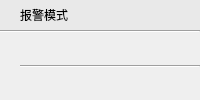
                  <widget class="QWidget" name="widget_15" native="true">
                   <layout class="QGridLayout" name="gridLayout_41">
                    <property name="margin">
                     <number>0</number>
                    </property>
                    <property name="spacing">
                     <number>0</number>
                    </property>
                    <item row="0" column="0">
                     <widget class="QWidget" name="widget_16" native="true">
                      <property name="styleSheet">
                       <string notr="true">background-color:  #E9E9E9;
min-height:30px;
max-height:30px;</string>
                      </property>
                      <layout class="QGridLayout" name="gridLayout_40">
                       <property name="leftMargin">
                        <number>20</number>
                       </property>
                       <property name="topMargin">
                        <number>0</number>
                       </property>
                       <property name="rightMargin">
                        <number>0</number>
                       </property>
                       <property name="bottomMargin">
                        <number>0</number>
                       </property>
                       <property name="spacing">
                        <number>0</number>
                       </property>
                       <item row="0" column="0">
                        <widget class="QLabel" name="label_30">
                         <property name="text">
                          <string>报警模式</string>
                         </property>
                        </widget>
                       </item>
                      </layout>
                     </widget>
                    </item>
                    <item row="1" column="0">
                     <widget class="Line" name="line_25">
                      <property name="orientation">
                       <enum>Qt::Horizontal</enum>
                      </property>
                     </widget>
                    </item>
                    <item row="2" column="0">
                     <widget class="QWidget" name="widget_14" native="true">
                      <layout class="QGridLayout" name="gridLayout_36">
                       <property name="leftMargin">
                        <number>20</number>
                       </property>
                       <property name="topMargin">
                        <number>0</number>
                       </property>
                       <property name="rightMargin">
                        <number>0</number>
                       </property>
                       <property name="bottomMargin">
                        <number>0</number>
                       </property>
                       <property name="spacing">
                        <number>0</number>
                       </property>
                       <item row="0" column="0">
                        <widget class="QFrame" name="frame_19">
                         <property name="frameShape">
                          <enum>QFrame::NoFrame</enum>
                         </property>
                         <property name="frameShadow">
                          <enum>QFrame::Raised</enum>
                         </property>
                         <layout class="QGridLayout" name="gridLayout_5">
                          <property name="leftMargin">
                           <number>0</number>
                          </property>
                          <property name="topMargin">
                           <number>0</number>
                          </property>
                          <property name="rightMargin">
                           <number>20</number>
                          </property>
                          <property name="bottomMargin">
                           <number>0</number>
                          </property>
                          <property name="spacing">
                           <number>0</number>
                          </property>
                          <item row="0" column="0">
                           <widget class="DeCheckBox" name="widget_31" native="true"/>
                          </item>
                         </layout>
                        </widget>
                       </item>
                       <item row="1" column="0">
                        <widget class="Line" name="line_24">
                         <property name="orientation">
                          <enum>Qt::Horizontal</enum>
                         </property>
                        </widget>
                       </item>
                       <item row="2" column="0">
                        <widget class="QFrame" name="frame_20">
                         <property name="frameShape">
                          <enum>QFrame::NoFrame</enum>
                         </property>
                         <property name="frameShadow">
                          <enum>QFrame::Raised</enum>
                         </property>
                         <layout class="QGridLayout" name="gridLayout_26">
                          <property name="leftMargin">
                           <number>0</number>
                          </property>
                          <property name="topMargin">
                           <number>0</number>
                          </property>
                          <property name="rightMargin">
                           <number>20</number>
                          </property>
                          <property name="bottomMargin">
                           <number>0</number>
                          </property>
                          <property name="spacing">
                           <number>0</number>
                          </property>
                          <item row="0" column="0">
                           <widget class="DeCheckBox" name="widget_42" native="true"/>
                          </item>
                         </layout>
                        </widget>
                       </item>
                      </layout>
                     </widget>
                    </item>
                   </layout>
                  </widget>
